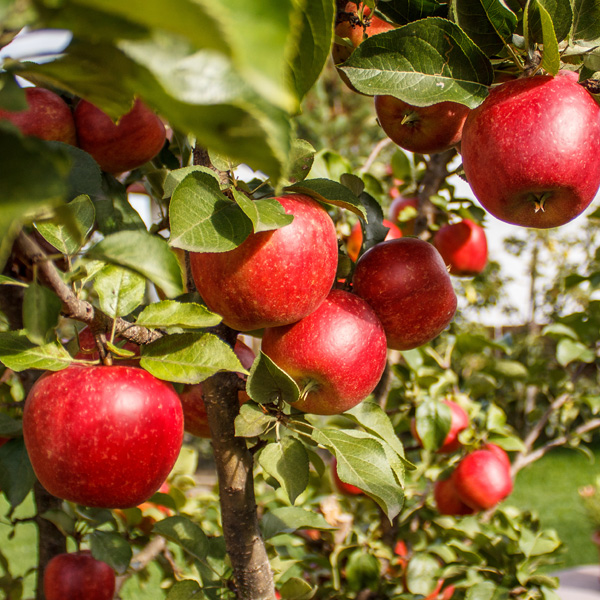
#> input picture CV/2025/apples.jpg, 600 x 600 px
$ python 3-contourRejection.py
#> lines starting #> are read from the running program, lines starting #| are printed output that depends on the picture; after the words box and inside, x2 and y2 are one past the last pixel; in counts of white or black regions, pixels touching at a corner belong together
import cv2
import numpy as np

appleImg = cv2.imread('apples.jpg')
#> appleImg is the input picture: shape (600, 600, 3); mean B, G, R 50.2, 97.8, 131.9

# convert the image to HSV colour space
hsv_apple = cv2.cvtColor(appleImg, cv2.COLOR_BGR2HSV)
#> hsv_apple: shape (600, 600, 3); mean H, S, V 31.7, 176.2, 134.2

# define colour mask for red apples
lower_red = (0, 10, 100)  # lower bound for red in HSV
upper_red = (20, 255, 255)  # upper bound for red in HSV

lower_purple = (170, 10, 100)
upper_purple = (180, 255, 255)  # upper bound for red in HSV

# create a mask for red apples
appleMask = cv2.inRange(hsv_apple, lower_red, upper_red) + cv2.inRange(hsv_apple, lower_purple, upper_purple)
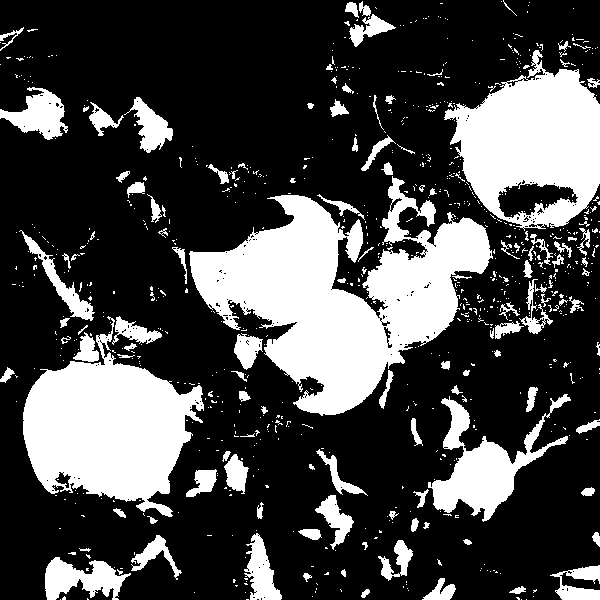
#> appleMask: shape (600, 600); 27.8% white; 829 white regions (706 under 20 px)

# Find contours in the mask
contours, _ = cv2.findContours(appleMask, cv2.RETR_EXTERNAL, cv2.CHAIN_APPROX_SIMPLE)
#> contours = 817 contours, 733 with area under 20; largest, box (x1, y1, x2, y2) and area: (189, 176, 493, 416) 32390, (23, 316, 204, 517) 19233, (444, 50, 600, 231) 17987, (428, 394, 571, 522) 5442, (45, 557, 131, 600) 1932

# Create a new empty mask for filtered contours
filtered_mask = np.zeros_like(appleMask)

# Filter contours by area and draw only the large ones
for contour in contours:
    area = cv2.contourArea(contour)
    if area > 2000:  # Only include contours with area > 2000 pixels
        cv2.drawContours(filtered_mask, [contour], 0, 255, -1)  # Fill the contour
#> this loop made 817 passes
#> area on passes 15, 19, 28: 36, 55, 328.5
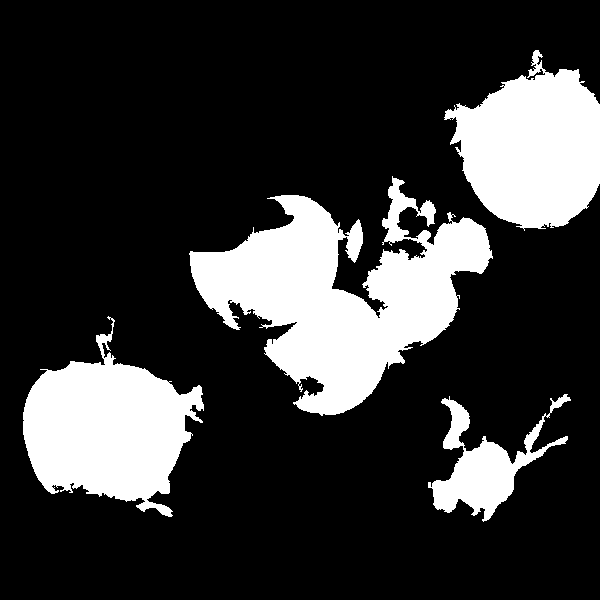
#> filtered_mask: shape (600, 600); 21.5% white; 4 white regions, box (x1, y1, x2, y2) and area: (189, 176, 493, 416) 33409, (23, 316, 204, 517) 19685, (444, 50, 600, 231) 18364, (428, 394, 571, 522) 5814

# apply the filtered mask to the image
appleResult = cv2.bitwise_and(appleImg, appleImg, mask=filtered_mask)
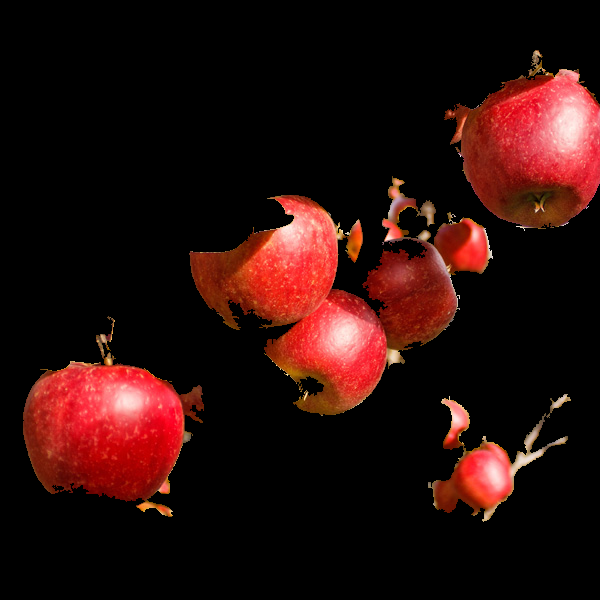
#> appleResult: shape (600, 600, 3); mean B, G, R 10.8, 13.3, 40.2

# Display original mask and filtered mask for comparison
cv2.imshow('Original Mask', appleMask)
cv2.imshow('Filtered Mask', filtered_mask)
cv2.imshow('Filtered Apple Result', appleResult)
cv2.waitKey(0)  # Wait for a key press to close the window
cv2.destroyAllWindows()
